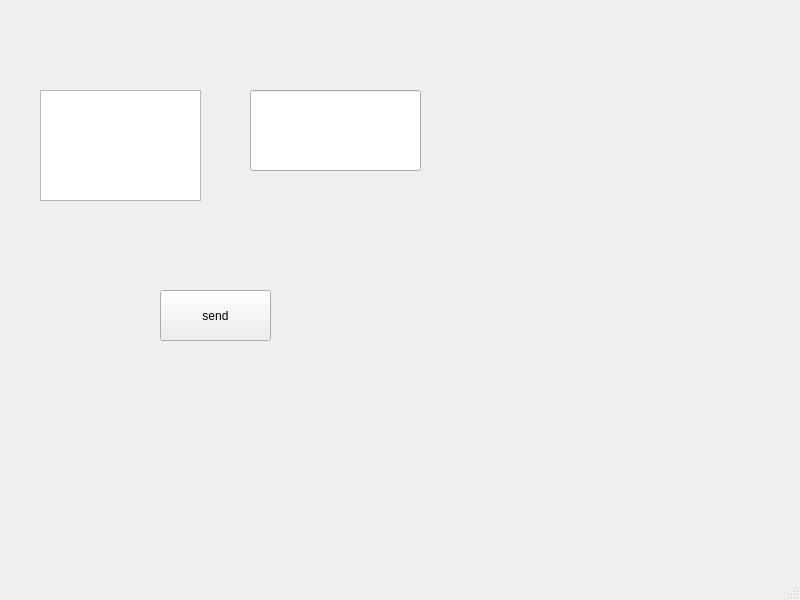
<?xml version="1.0" encoding="UTF-8"?>
<ui version="4.0">
 <class>MainWindow</class>
 <widget class="QMainWindow" name="MainWindow">
  <property name="geometry">
   <rect>
    <x>0</x>
    <y>0</y>
    <width>800</width>
    <height>600</height>
   </rect>
  </property>
  <property name="windowTitle">
   <string>MainWindow</string>
  </property>
  <widget class="QWidget" name="centralwidget">
   <widget class="QTextEdit" name="chatHistory">
    <property name="geometry">
     <rect>
      <x>40</x>
      <y>90</y>
      <width>161</width>
      <height>111</height>
     </rect>
    </property>
   </widget>
   <widget class="QLineEdit" name="messageInput">
    <property name="geometry">
     <rect>
      <x>250</x>
      <y>90</y>
      <width>171</width>
      <height>81</height>
     </rect>
    </property>
   </widget>
   <widget class="QPushButton" name="sendButton">
    <property name="geometry">
     <rect>
      <x>160</x>
      <y>290</y>
      <width>111</width>
      <height>51</height>
     </rect>
    </property>
    <property name="text">
     <string>send</string>
    </property>
   </widget>
  </widget>
  <widget class="QMenuBar" name="menubar">
   <property name="geometry">
    <rect>
     <x>0</x>
     <y>0</y>
     <width>800</width>
     <height>26</height>
    </rect>
   </property>
  </widget>
  <widget class="QStatusBar" name="statusbar"/>
 </widget>
 <resources/>
 <connections/>
</ui>
